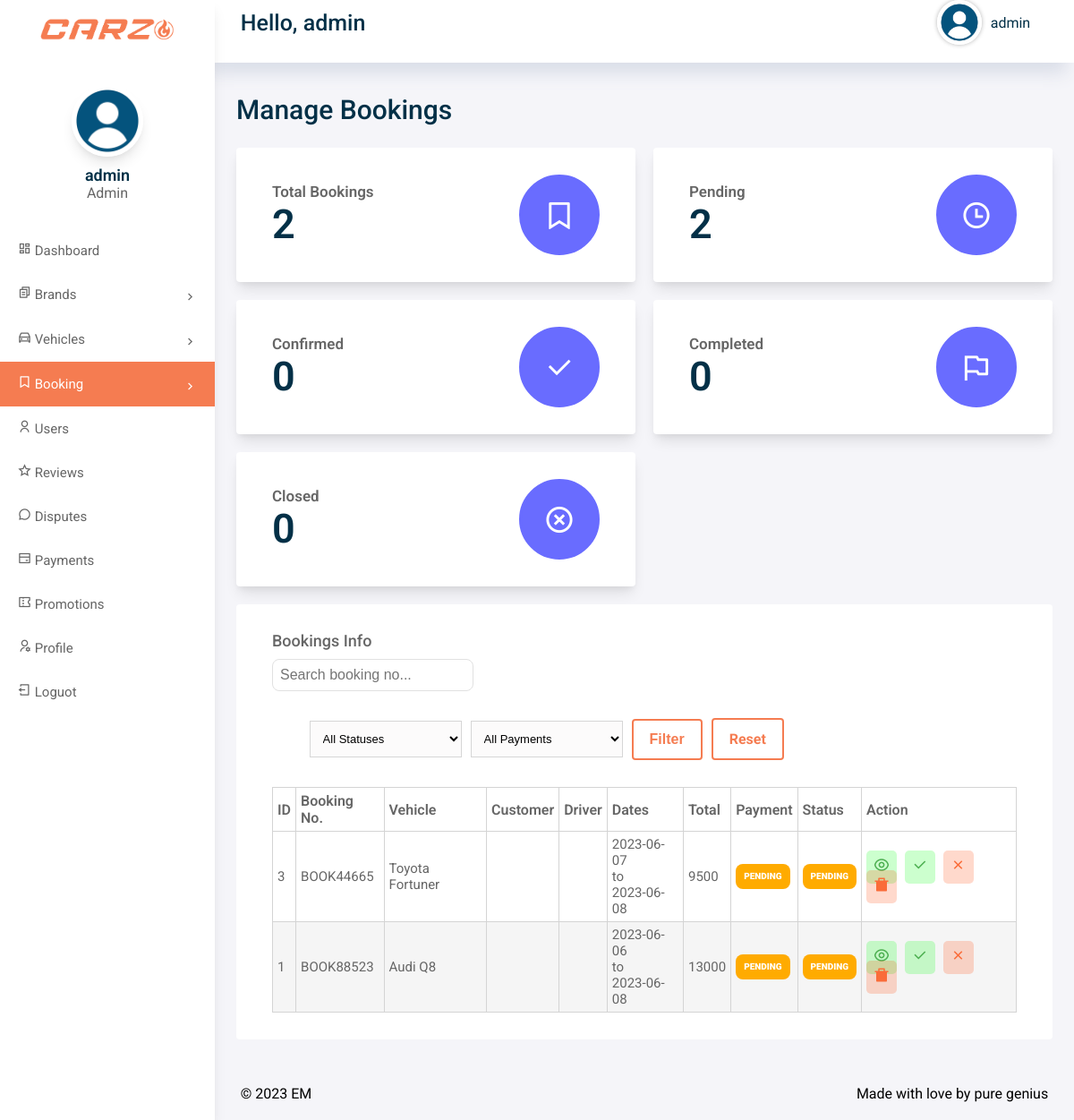
Before: /admin/bookings.php (signed in) with the older database file.
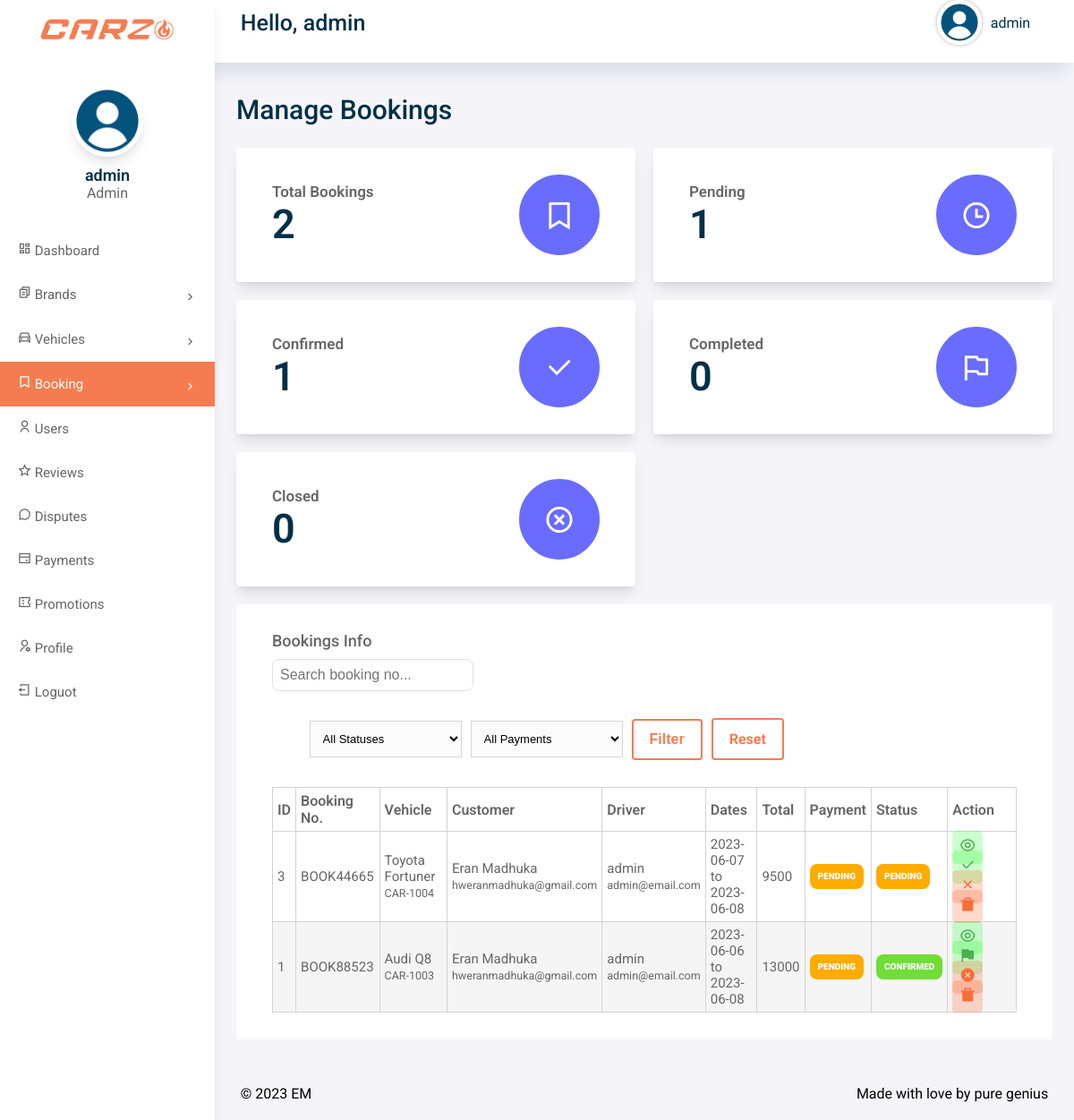
After: the same page with the newer database file.
### tables this page shows
CREATE TABLE IF NOT EXISTS `booking` (
  `booking_id` int(11) NOT NULL AUTO_INCREMENT,
  `booking_No` varchar(50) DEFAULT NULL,
  `user_ID` int(11) DEFAULT NULL,
  `driver_id` int(11) DEFAULT NULL,
  `vehicle_ID` int(11) DEFAULT NULL,
  `start_Data` varchar(20) DEFAULT NULL,
  `end_Date` varchar(20) DEFAULT NULL,
  `total` double DEFAULT NULL,
  `status` int(11) DEFAULT '0',
  `booking_status` varchar(20) NOT NULL DEFAULT 'pending',
  `payment_status` varchar(20) NOT NULL DEFAULT 'pending',
  `promotion_id` int(11) DEFAULT NULL,
  `promo_code` varchar(50) DEFAULT NULL,
  `discount_amount` decimal(10,2) NOT NULL DEFAULT '0.00',
  `final_amount` decimal(10,2) DEFAULT NULL,
  `booking_Date` datetime DEFAULT NULL,
  `created_at` datetime DEFAULT NULL,
  `updated_at` datetime DEFAULT NULL,
  `cancelled_at` datetime DEFAULT NULL,
  `completed_at` datetime DEFAULT NULL,
  `update_Date` datetime DEFAULT NULL,
  PRIMARY KEY (`booking_id`)
);

CREATE TABLE IF NOT EXISTS `vehicles` (
  `vehicle_id` int(11) NOT NULL AUTO_INCREMENT,
  `owner_user_id` int(11) DEFAULT NULL,
  `vehicle_title` varchar(50) DEFAULT NULL,
  `vehicle_brand` varchar(50) DEFAULT NULL,
  `vehicle_desc` longtext,
  `price` float DEFAULT NULL,
  `transmission` varchar(50) DEFAULT NULL,
  `fuel_type` varchar(50) DEFAULT NULL,
  `year` int(4) DEFAULT NULL,
  `engine_capacity` varchar(50) DEFAULT NULL,
  `capacity` int(3) DEFAULT NULL,
  `location` varchar(150) DEFAULT NULL,
  `registration_number` varchar(100) DEFAULT NULL,
  `vImg1` varchar(255) DEFAULT NULL,
  `vImg2` varchar(255) DEFAULT NULL,
  `vImg3` varchar(255) DEFAULT NULL,
  `vImg4` varchar(255) DEFAULT NULL,
  `airConditioner` int(1) DEFAULT NULL,
  `powerdoorlocks` int(1) DEFAULT NULL,
  `antilockbrakingsys` int(1) DEFAULT NULL,
  `brakeassist` int(1) DEFAULT NULL,
  `powersteering` int(1) DEFAULT NULL,
  `driverairbag` int(1) DEFAULT NULL,
  `passengerairbag` int(1) DEFAULT NULL,
  `powerwindow` int(1) DEFAULT NULL,
  `cdplayer` int(1) DEFAULT NULL,
  `reg_date` datetime DEFAULT NULL,
  `updatation_date` datetime DEFAULT NULL,
  `vehicle_status` int(1) DEFAULT '1',
  `listing_status` varchar(20) NOT NULL DEFAULT 'approved',
  `availability_status` varchar(20) NOT NULL DEFAULT 'available',
  `maintenance_status` varchar(30) NOT NULL DEFAULT 'good',
  `service_date` date DEFAULT NULL,
  `next_service_date` date DEFAULT NULL,
  `service_notes` longtext,
  `service_cost` decimal(10,2) DEFAULT NULL,
  `approved_by` int(11) DEFAULT NULL,
  `approved_at` datetime DEFAULT NULL,
  `updated_at` datetime DEFAULT NULL,
  PRIMARY KEY (`vehicle_id`)
);

CREATE TABLE IF NOT EXISTS `users` (
  `user_id` int(11) NOT NULL AUTO_INCREMENT,
  `username` varchar(50) DEFAULT NULL,
  `password` varchar(50) DEFAULT NULL,
  `role` enum('admin','driver','customer') NOT NULL DEFAULT 'customer',
  `full_name` varchar(255) DEFAULT NULL,
  `email` varchar(255) DEFAULT NULL,
  `address` longtext,
  `city` varchar(50) DEFAULT NULL,
  `phone` varchar(11) DEFAULT NULL,
  `dob` varchar(50) DEFAULT NULL,
  `license_or_nic` varchar(100) DEFAULT NULL,
  `verification_status` varchar(20) NOT NULL DEFAULT 'verified',
  `bio` longtext,
  `profile_pic` varchar(255) DEFAULT NULL,
  `account_status` varchar(20) NOT NULL DEFAULT 'active',
  `rag_date` datetime DEFAULT NULL,
  `created_at` datetime DEFAULT NULL,
  `updated_at` datetime DEFAULT NULL,
  PRIMARY KEY (`user_id`)
);

### includes/auth.php (called while the page is built, shortened)
<?php
function carzo_e($value)
{
    return htmlspecialchars((string) $value, ENT_QUOTES, 'UTF-8');
}
function carzo_badge_class($status)
{
    $status = strtolower(trim((string) $status));
    if (in_array($status, ['active', 'approved', 'verified', 'confirmed', 'completed', 'paid', 'available', 'good', 'visible', 'resolved'], true)) {
        return 'Status-conpleted-badge';
    }
    if (in_array($status, ['pending', 'under_review', 'unverified', 'booked', 'due soon', 'open', 'flagged'], true)) {
        return 'Status-pending-badge';
    }
    return 'Status-inactive-badge';
}

### includes/booking-management.php (called while the page is built, shortened)
<?php
require_once __DIR__ . '/auth.php';
function carzo_booking_normalize_payment_status($status)
{
    $status = strtolower(trim((string) $status));
    $allowed = ['pending', 'paid', 'failed', 'refunded'];
    return in_array($status, $allowed, true) ? $status : 'pending';
}

### admin/bookings.php (the view, shortened to what the rows shown need)
<?php
require_once __DIR__ . '/../includes/auth.php';
require_once __DIR__ . '/../includes/booking-management.php';
include 'includes/config.php';
$sql = "SELECT b.*,
               v.vehicle_title,
               v.registration_number,
               c.full_name AS customer_name,
               c.email AS customer_email,
               d.full_name AS driver_name,
               d.email AS driver_email
        FROM booking b
        LEFT JOIN vehicles v ON v.vehicle_id = b.vehicle_ID
        LEFT JOIN users c ON c.user_id = b.user_ID
        LEFT JOIN users d ON d.user_id = b.driver_id
        WHERE 1 = 1";
$sql .= " ORDER BY COALESCE(b.updated_at, b.booking_Date) DESC, b.booking_id DESC";
$result = mysqli_query($conn, $sql);
?>
<!DOCTYPE html>
<html lang="en">
<head>
    <?php include('includes/header.php'); ?>
</head>
<body>
    <div class="grid-container">
        <?php include('includes/aside.php'); ?>
        <main class="main">
            <h2>Manage Bookings</h2>
            <div class="main-cards">
                <div class="card">
                    <table id="table">
                        <thead>
                            <tr>
                                <th>ID</th>
                                <th>Booking No.</th>
                                <th>Vehicle</th>
                                <th>Customer</th>
                                <th>Driver</th>
                                <th>Dates</th>
                                <th>Total</th>
                                <th>Payment</th>
                                <th>Status</th>
                                <th>Action</th>
                            </tr>
                        </thead>
                        <tbody class="table-body">
                            <?php if ($result && mysqli_num_rows($result) > 0) {
                                while ($row = mysqli_fetch_assoc($result)) {
                                    $status = carzo_booking_normalize_status($row['booking_status'] ?? 'pending');
                                    $paymentStatus = carzo_booking_normalize_payment_status($row['payment_status'] ?? 'pending');
                                    ?>
                                    <tr>
                                        <td><?php echo (int) $row['booking_id']; ?></td>
                                        <td><?php echo carzo_e($row['booking_No']); ?></td>
                                        <td>
                                            <?php echo carzo_e($row['vehicle_title']); ?><br>
                                            <small><?php echo carzo_e($row['registration_number']); ?></small>
                                        </td>
                                        <td>
                                            <?php echo carzo_e($row['customer_name']); ?><br>
                                            <small><?php echo carzo_e($row['customer_email']); ?></small>
                                        </td>
                                        <td>
                                            <?php echo carzo_e($row['driver_name']); ?><br>
                                            <small><?php echo carzo_e($row['driver_email']); ?></small>
                                        </td>
                                        <td><?php echo carzo_e($row['start_Data']); ?><br>to<br><?php echo carzo_e($row['end_Date']); ?></td>
                                        <td><?php echo carzo_e($row['total']); ?></td>
                                        <td><span class="<?php echo carzo_e(carzo_badge_class($paymentStatus)); ?>"><?php echo carzo_e(ucfirst($paymentStatus)); ?></span></td>
                                        <td><span class="<?php echo carzo_e(carzo_badge_class($status)); ?>"><?php echo carzo_e(ucfirst($status)); ?></span></td>
                                        <td>
                                            <a href="booking-details.php?bookingID=<?php echo (int) $row['booking_id']; ?>" class="edit-badge" title="View"><i class="ri-eye-line"></i></a>
                                            <?php if ($status === 'pending') { ?>
                                                <a href="includes/booking-process.php?action=confirm&booking_id=<?php echo (int) $row['booking_id']; ?>" class="edit-badge" title="Confirm"><i class="ri-check-fill"></i></a>
                                                <a href="includes/booking-process.php?action=reject&booking_id=<?php echo (int) $row['booking_id']; ?>" class="del-badge" title="Reject"><i class="ri-close-fill"></i></a>
                                            <?php } elseif ($status === 'confirmed') { ?>
                                                <a href="includes/booking-process.php?action=complete&booking_id=<?php echo (int) $row['booking_id']; ?>" class="edit-badge" title="Complete"><i class="ri-flag-fill"></i></a>
                                                <a href="includes/booking-process.php?action=cancel&booking_id=<?php echo (int) $row['booking_id']; ?>" class="del-badge" title="Cancel"><i class="ri-close-circle-fill"></i></a>
                                            <?php } ?>
                                            <a href="includes/booking-process.php?deleteBooking=<?php echo (int) $row['booking_id']; ?>" class="del-badge" title="Delete"><i class="ri-delete-bin-7-fill"></i></a>
                                        </td>
                                    </tr>
                                <?php }
                            } else { ?>
                                <tr>
                                    <td colspan="10">No bookings found.</td>
                                </tr>
                            <?php } ?>
                        </tbody>
                    </table>
                </div>
            </div>
        </main>
    </div>
</body>
</html>

Changed rows visible on the page:
changed booking "BOOK44665": vehicle_ID.registration_number (not shown) → "CAR-1004"; user_ID.full_name (not shown) → "Eran Madhuka"; user_ID.email (not shown) → "hweranmadhuka@gmail.com"; users.full_name (not shown) → "admin"; users.email (not shown) → "admin@email.com"
changed booking "BOOK88523": vehicle_ID.registration_number (not shown) → "CAR-1003"; user_ID.full_name (not shown) → "Eran Madhuka"; user_ID.email (not shown) → "hweranmadhuka@gmail.com"; users.full_name (not shown) → "admin"; users.email (not shown) → "admin@email.com"
Other visible differences:
$stats['pending_bookings']: "2" → "1"
$stats['confirmed_bookings']: "0" → "1"
